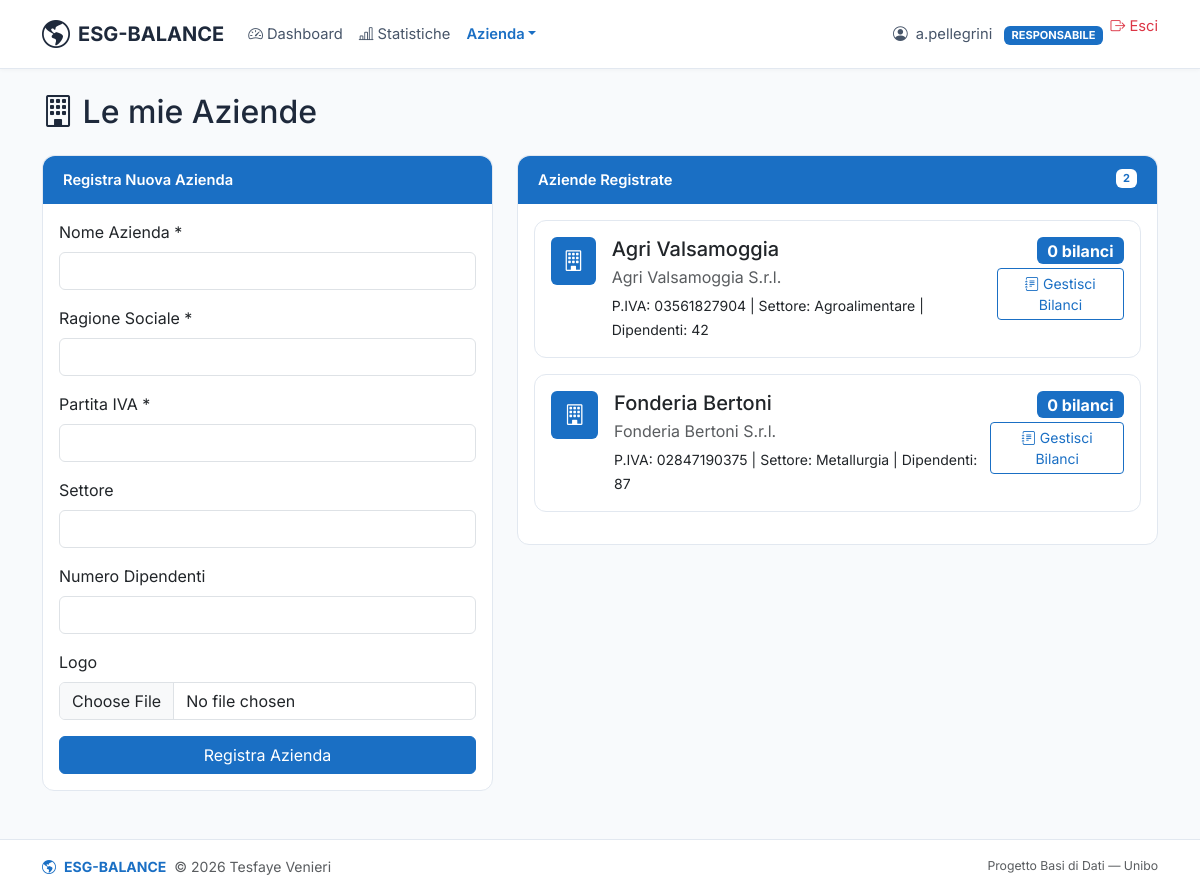
The app's page /pages/responsabile/aziende.php (signed in) with its own data.
### tables this page shows
CREATE TABLE aziende (
    id                      INT             NOT NULL AUTO_INCREMENT,
    nome                    VARCHAR(150)    NOT NULL,
    ragione_sociale         VARCHAR(200)    NOT NULL,
    partita_iva             VARCHAR(11)     NOT NULL,
    settore                 VARCHAR(100)    DEFAULT NULL,
    num_dipendenti          INT             DEFAULT NULL,
    logo                    VARCHAR(255)    DEFAULT NULL,
    nr_bilanci              INT             DEFAULT 0,
    username_responsabile   VARCHAR(50)     NOT NULL,
    PRIMARY KEY (id),
    UNIQUE KEY (ragione_sociale),
    UNIQUE KEY (partita_iva),
    FOREIGN KEY (username_responsabile) REFERENCES responsabili(username) ON DELETE CASCADE
);

### includes/db.php (called while the page is built, shortened)
<?php
function query(string $sql, array $params = []): array
{
    $pdo = getDBConnection();
    $stmt = $pdo->prepare($sql);
    $stmt->execute($params);
    return $stmt->fetchAll();
}

### pages/responsabile/aziende.php (the view, shortened to what this page needs)
<?php
require_once __DIR__ . '/../../includes/db.php';
$username = currentUser();
$aziende = query(
    "SELECT * FROM aziende WHERE username_responsabile = ? ORDER BY nome",
    [$username]
);
require_once __DIR__ . '/../../includes/header.php';
?>
<h2 class="mb-4"><i class="bi bi-building"></i> Le mie Aziende</h2>
<div class="row g-4">
    <div class="col-md-5">
        <div class="card">
            <div class="card-header bg-accent text-white">Registra Nuova Azienda</div>
            <div class="card-body">
                <form method="POST" enctype="multipart/form-data">
                    <div class="mb-3">
                        <label for="nome" class="form-label">Nome Azienda *</label>
                        <input type="text" class="form-control" id="nome" name="nome" required>
                    </div>
                    <div class="mb-3">
                        <label for="ragione_sociale" class="form-label">Ragione Sociale *</label>
                        <input type="text" class="form-control" id="ragione_sociale" name="ragione_sociale" required>
                    </div>
                    <div class="mb-3">
                        <label for="partita_iva" class="form-label">Partita IVA *</label>
                        <input type="text" class="form-control" id="partita_iva" name="partita_iva" maxlength="11" required>
                    </div>
                    <div class="mb-3">
                        <label for="settore" class="form-label">Settore</label>
                        <input type="text" class="form-control" id="settore" name="settore">
                    </div>
                    <div class="mb-3">
                        <label for="num_dipendenti" class="form-label">Numero Dipendenti</label>
                        <input type="number" class="form-control" id="num_dipendenti" name="num_dipendenti" min="0">
                    </div>
                    <div class="mb-3">
                        <label for="logo" class="form-label">Logo</label>
                        <input type="file" class="form-control" id="logo" name="logo" accept="image/*">
                    </div>
                    <button type="submit" class="btn btn-accent w-100">Registra Azienda</button>
                </form>
            </div>
        </div>
    </div>
    <div class="col-md-7">
        <div class="card">
            <div class="card-header bg-accent text-white">
                Aziende Registrate
                <span class="badge bg-white text-accent float-end"><?php echo count($aziende); ?></span>
            </div>
            <div class="card-body">
                <?php if (empty($aziende)): ?>
                    <p class="text-muted">Nessuna azienda registrata.</p>
                <?php else: ?>
                    <?php foreach ($aziende as $a): ?>
                        <div class="card mb-3">
                            <div class="card-body">
                                <div class="d-flex justify-content-between align-items-start">
                                    <div class="d-flex gap-3 align-items-start">
                                        <?php if ($a['logo']): ?>
                                            <img src="<?php echo $base_url; ?>/<?php echo htmlspecialchars($a['logo']); ?>"
                                                alt="Logo" class="rounded" style="width:48px;height:48px;object-fit:cover;">
                                        <?php else: ?>
                                            <span class="d-inline-block bg-accent rounded text-white text-center" style="width:48px;height:48px;line-height:48px;font-size:1.3rem;">
                                                <i class="bi bi-building"></i>
                                            </span>
                                        <?php endif; ?>
                                        <div>
                                            <h5 class="mb-1"><?php echo htmlspecialchars($a['nome']); ?></h5>
                                            <p class="text-muted mb-1"><?php echo htmlspecialchars($a['ragione_sociale']); ?></p>
                                            <small>
                                                P.IVA: <?php echo htmlspecialchars($a['partita_iva']); ?>
                                                <?php if ($a['settore']): ?> | Settore: <?php echo htmlspecialchars($a['settore']); ?><?php endif; ?>
                                                <?php if ($a['num_dipendenti']): ?> | Dipendenti: <?php echo $a['num_dipendenti']; ?><?php endif; ?>
                                            </small>
                                        </div>
                                    </div>
                                    <div class="text-end">
                                        <span class="badge bg-accent fs-6"><?php echo $a['nr_bilanci']; ?> bilanci</span>
                                        <br>
                                        <a href="bilancio.php?azienda=<?php echo $a['id']; ?>" class="btn btn-sm btn-outline-accent mt-1"><i class="bi bi-journal-text me-1"></i>Gestisci Bilanci</a>
                                    </div>
                                </div>
                            </div>
                        </div>
                    <?php endforeach; ?>
                <?php endif; ?>
            </div>
        </div>
    </div>
</div>
<?php require_once __DIR__ . '/../../includes/footer.php'; ?>

### includes/header.php (shortened to what this page needs)
<?php
$current_user = $_SESSION['username'] ?? null;
$current_role = $_SESSION['ruolo'] ?? null;
$base_url = defined('BASE_URL') ? BASE_URL : '/ESG-BALANCE';
function nav_active(string $path): string
{
    $req = parse_url($_SERVER['REQUEST_URI'] ?? '', PHP_URL_PATH) ?? '';
    return ($req === $path || str_contains($req, $path)) ? 'active' : '';
}
?>
<!DOCTYPE html>
<html lang="it">
<head>
    <link href="https://cdn.jsdelivr.net/npm/bootstrap@5.3.3/dist/css/bootstrap.min.css" rel="stylesheet">
    <link href="https://cdn.jsdelivr.net/npm/bootstrap-icons@1.11.3/font/bootstrap-icons.min.css" rel="stylesheet">
    <link href="<?php echo $base_url; ?>/assets/css/style.css" rel="stylesheet">
</head>
<body>
    <nav class="navbar navbar-expand-lg">
        <div class="container">
            <a class="navbar-brand fw-bold d-flex align-items-center gap-2" href="<?php echo $base_url; ?>/">
                <i class="bi bi-globe-americas fs-3"></i> <span>ESG-BALANCE</span>
            </a>
            <div class="collapse navbar-collapse" id="mainNav">
                <ul class="navbar-nav me-auto mb-2 mb-lg-0">
                    <?php if ($current_user): ?>
                    <li class="nav-item">
                        <a class="nav-link <?php echo nav_active('/dashboard.php'); ?>"
                            href="<?php echo $base_url; ?>/pages/dashboard.php"><i
                                class="bi bi-speedometer2 me-1"></i>Dashboard</a>
                    </li>
                    <li class="nav-item">
                        <a class="nav-link <?php echo nav_active('/statistiche.php'); ?>"
                            href="<?php echo $base_url; ?>/pages/statistiche.php"><i
                                class="bi bi-bar-chart-line me-1"></i>Statistiche</a>
                    </li>
                    <?php
                    if ($current_role === 'amministratore'): ?>
                    <li class="nav-item dropdown">
                        <a class="nav-link dropdown-toggle <?php echo nav_active('/admin/'); ?>" href="#"
                            id="adminDropdown" role="button" data-bs-toggle="dropdown" aria-expanded="false">Admin</a>
                        <ul class="dropdown-menu" aria-labelledby="adminDropdown">
                            <li><a class="dropdown-item" href="<?php echo $base_url; ?>/pages/admin/template.php"><i
                                        class="bi bi-file-earmark-text me-2"></i>Template Bilancio</a></li>
                            <li><a class="dropdown-item" href="<?php echo $base_url; ?>/pages/admin/indicatori.php"><i
                                        class="bi bi-graph-up me-2"></i>Indicatori ESG</a></li>
                            <li><a class="dropdown-item"
                                    href="<?php echo $base_url; ?>/pages/admin/assegna_revisore.php"><i
                                        class="bi bi-person-check me-2"></i>Assegna Revisore</a></li>
                        </ul>
                    </li>
                    <?php elseif ($current_role === 'responsabile'): ?>
                    <li class="nav-item dropdown">
                        <a class="nav-link dropdown-toggle <?php echo nav_active('/responsabile/'); ?>" href="#"
                            id="respDropdown" role="button" data-bs-toggle="dropdown" aria-expanded="false">Azienda</a>
                    </li>
                    <?php endif; ?>
                    <?php endif; ?>
                </ul>
                <ul class="navbar-nav ms-auto mb-2 mb-lg-0">
                    <?php if ($current_user): ?>
                    <li class="nav-item d-flex align-items-center">
                        <span class="nav-link user-select-none">
                            <i class="bi bi-person-circle me-1"></i>
                            <?php echo htmlspecialchars($current_user); ?>
                            <span class="badge bg-accent ms-2 text-uppercase">
                                <?php echo htmlspecialchars($current_role); ?>
                            </span>
                        </span>
                    </li>
                    <li class="nav-item">
                    <form method="POST" action="<?php echo $base_url; ?>/pages/login.php" class="d-inline">
                            <button type="submit" class="nav-link text-danger btn btn-link p-0 border-0 align-baseline">
                                <i class="bi bi-box-arrow-right"></i> Esci
                            </button>
                        </form>
                    </li>
                    <?php endif; ?>
                </ul>
            </div>
        </div>
    </nav>
    <main class="container py-4">

### includes/footer.php (shortened to what this page needs)
</main>
<footer>
    <div class="container">
        <div class="d-flex flex-column flex-md-row align-items-center justify-content-between gap-2">
            <div class="d-flex align-items-center gap-2">
                <i class="bi bi-globe-americas text-accent"></i>
                <span class="fw-bold text-accent">ESG-BALANCE</span>
                <span class="text-muted">&copy; <?php echo date('Y'); ?> Tesfaye Venieri</span>
            </div>
            <div class="text-muted small">
                Progetto Basi di Dati &mdash; Unibo
            </div>
        </div>
    </div>
</footer>
</body>
</html>

### assets/css/style.css (style rules this page uses)
body { font-family: 'Inter', sans-serif; min-height: 100vh; display: flex; flex-direction: column; background-color: #f8fafc; color: #1e293b; }
main.container { flex: 1; padding-top: 2rem; padding-bottom: 2rem; }
.navbar { background-color: #fff !important; border-bottom: 1px solid #e2e8f0; box-shadow: 0 1px 4px rgba(0, 0, 0, 0.04); }
.navbar-brand { font-weight: 700; color: #1e293b !important; }
.navbar .nav-link { color: #475569; font-size: 0.92rem; transition: color 0.15s; }
.navbar .nav-link:hover, .navbar .nav-link.active { color: #1a6fc4 !important; }
.navbar .nav-link.active { font-weight: 600; }
.bg-accent { background-color: #1a6fc4 !important; }
.text-accent { color: #1a6fc4 !important; }
.btn-accent { background-color: #1a6fc4; color: #fff; border: 1px solid #1a6fc4; }
.btn-outline-accent { color: #1a6fc4; border: 1px solid #1a6fc4; background-color: transparent; }
.card { border: 1px solid #e2e8f0; border-radius: 0.75rem; margin-bottom: 1.5rem; }
.card-header { border-radius: 0.75rem 0.75rem 0 0 !important; font-weight: 600; font-size: 0.92rem; padding: 0.8rem 1.25rem; border-bottom: 1px solid #e2e8f0; background-color: #f8fafc; }
.card-header.bg-accent { background-color: #1a6fc4 !important; color: #fff; border-bottom: none; }
footer { margin-top: auto; border-top: 1px solid #e2e8f0; padding:1rem 0; text-align: center; font-size: 0.875rem; color: #94a3b8; background-color: #fff; }

### records on screen
aziende: nome "Agri Valsamoggia", ragione_sociale "Agri Valsamoggia S.r.l.", partita_iva "03561827904", settore "Agroalimentare", num_dipendenti "42", nr_bilanci "0"
aziende: nome "Fonderia Bertoni", ragione_sociale "Fonderia Bertoni S.r.l.", partita_iva "02847190375", settore "Metallurgia", num_dipendenti "87", nr_bilanci "0"

### other values on screen
$current_user "a.pellegrini"
$current_role "RESPONSABILE"
count($aziende) "2"
